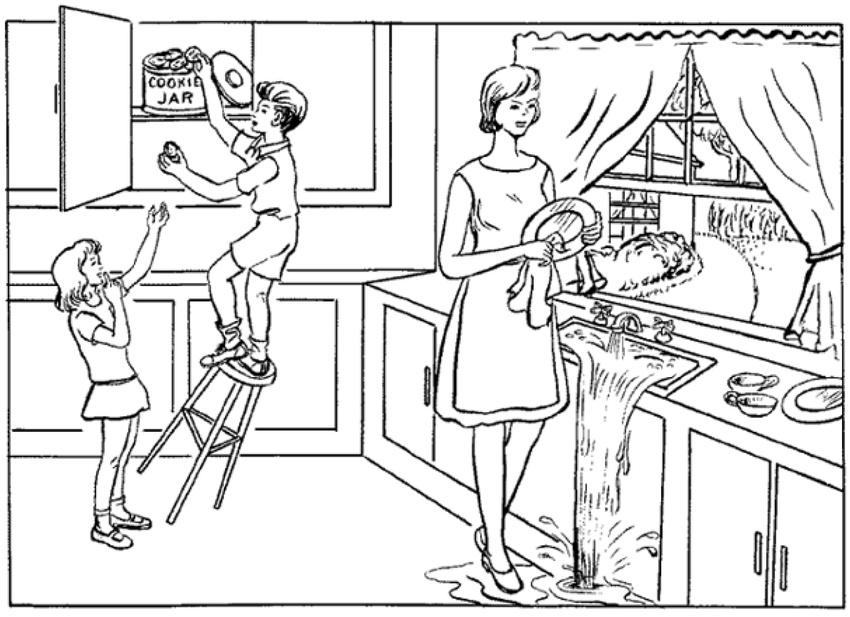
#> input picture cookie_theft.jpeg, 850 x 617 px, given in place of the camera
$ python webcam_detector.py
#> lines starting #> are read from the running program, lines starting #| are printed output that depends on the picture; after the words box and inside, x2 and y2 are one past the last pixel; in counts of white or black regions, pixels touching at a corner belong together
"""
Webcam Eye Detector (OpenCV Version)
Captures video from webcam, detects faces and eyes using Haar Cascades.
This version uses OpenCV only - no MediaPipe dependency.
"""

import cv2
import numpy as np
from pathlib import Path

class WebcamEyeDetector:
    """Detects and extracts eye regions from webcam feed using OpenCV."""

    def __init__(self, img_size=(64, 64)):
        self.img_size = img_size
        self.cap = None

        # Load Haar Cascade classifiers
        cascade_path = cv2.data.haarcascades
        self.face_cascade = cv2.CascadeClassifier(cascade_path + 'haarcascade_frontalface_default.xml')
        self.eye_cascade = cv2.CascadeClassifier(cascade_path + 'haarcascade_eye.xml')

    def start_camera(self, camera_index=0):
        """Start webcam capture."""
        self.cap = cv2.VideoCapture(camera_index)

        if not self.cap.isOpened():
            raise RuntimeError("Could not open webcam!")

        # Set camera properties
        self.cap.set(cv2.CAP_PROP_FRAME_WIDTH, 640)
        self.cap.set(cv2.CAP_PROP_FRAME_HEIGHT, 480)
        self.cap.set(cv2.CAP_PROP_FPS, 30)

        print("Webcam started successfully!")
        return True

    def stop_camera(self):
        """Stop webcam capture."""
        if self.cap is not None:
            self.cap.release()
        cv2.destroyAllWindows()

    def get_eye_region(self, frame):
        """
        Extract eye regions from frame using Haar Cascades.

        Args:
            frame: Input frame

        Returns:
            Tuple of (left_eye, right_eye, bboxes)
        """
        gray = cv2.cvtColor(frame, cv2.COLOR_BGR2GRAY)

        # Detect faces
        faces = self.face_cascade.detectMultiScale(gray, 1.3, 5)

        if len(faces) == 0:
            return None, None, None, None

        # Get first face
        (x, y, w, h) = faces[0]
        face_roi = gray[y:y+h, x:x+w]
        face_roi_color = frame[y:y+h, x:x+w]

        # Detect eyes in face region
        eyes = self.eye_cascade.detectMultiScale(face_roi, 1.1, 5)

        if len(eyes) < 2:
            return None, None, None, None

        # Sort eyes by x-coordinate (left to right)
        eyes = sorted(eyes, key=lambda e: e[0])

        # Extract left and right eyes
        left_eye_bbox = eyes[0]
        right_eye_bbox = eyes[1] if len(eyes) > 1 else eyes[0]

        # Get eye regions
        (ex1, ey1, ew1, eh1) = left_eye_bbox
        left_eye = face_roi_color[ey1:ey1+eh1, ex1:ex1+ew1]

        (ex2, ey2, ew2, eh2) = right_eye_bbox
        right_eye = face_roi_color[ey2:ey2+eh2, ex2:ex2+ew2]

        # Convert to absolute coordinates
        left_bbox = (x + ex1, y + ey1, x + ex1 + ew1, y + ey1 + eh1)
        right_bbox = (x + ex2, y + ey2, x + ex2 + ew2, y + ey2 + eh2)

        return left_eye, right_eye, left_bbox, right_bbox

    # [89 lines left out: functions preprocess_eye, calculate_eye_aspect_ratio, not called in this run]

    def capture_frame(self):
        """
        Capture a single frame from webcam.

        Returns:
            Frame or None if capture failed
        """
        if self.cap is None or not self.cap.isOpened():
            return None

        ret, frame = self.cap.read()
#> frame is the input picture: shape (617, 850, 3); min 0, max 255, mean 223.8

        if not ret:
            return None

        return frame

    def process_frame(self, frame):
        """
        Process frame to extract both eyes.

        Args:
            frame: Input frame

        Returns:
            Dictionary with eye data
        """
        result = {
            'frame': frame,
            'left_eye': None,
            'right_eye': None,
            'left_eye_bbox': None,
            'right_eye_bbox': None,
            'left_eye_preprocessed': None,
            'right_eye_preprocessed': None,
            'left_ear': 0.0,
            'right_ear': 0.0,
            'face_detected': False
        }

        # Extract eyes
        left_eye, right_eye, left_bbox, right_bbox = self.get_eye_region(frame)
#> in get_eye_region, `faces = self.face_cascade.detectMultiScale(gray, 1.3, 5)`: faces = ()

        if left_eye is not None and right_eye is not None:
            result['left_eye'] = left_eye
            result['right_eye'] = right_eye
            result['left_eye_bbox'] = left_bbox
            result['right_eye_bbox'] = right_bbox
            result['left_eye_preprocessed'] = self.preprocess_eye(left_eye)
            result['right_eye_preprocessed'] = self.preprocess_eye(right_eye)
            result['left_ear'] = self.calculate_eye_aspect_ratio(left_eye)
            result['right_ear'] = self.calculate_eye_aspect_ratio(right_eye)
            result['face_detected'] = True

        return result

    # [17 lines left out: function draw_eye_boxes, not called in this run]


def test_webcam_detector():
    """Test the webcam eye detector."""
    print("""
    ╔══════════════════════════════════════════════════════════════════════╗
    ║              Webcam Eye Detector - Test Mode                         ║
    ╚══════════════════════════════════════════════════════════════════════╝
    """)

    detector = WebcamEyeDetector()

    try:
        # Start camera
        print("\nStarting webcam...")
        detector.start_camera()

        print("\nWebcam is running!")
        print("Press 'q' to quit")
        print("Press 's' to save current eye images")

        save_counter = 0

        while True:
            # Capture frame
            frame = detector.capture_frame()

            if frame is None:
                print("Failed to capture frame!")
                break

            # Process frame
            result = detector.process_frame(frame)
#> result = 10 items

            # Draw eye boxes
            if result['face_detected']:
                annotated = detector.draw_eye_boxes(
                    frame,
                    result['left_eye_bbox'],
                    result['right_eye_bbox']
                )

                # Display EAR values
                cv2.putText(annotated, f"Left EAR: {result['left_ear']:.3f}",
                           (10, 30), cv2.FONT_HERSHEY_SIMPLEX, 0.7, (0, 255, 0), 2)
                cv2.putText(annotated, f"Right EAR: {result['right_ear']:.3f}",
                           (10, 60), cv2.FONT_HERSHEY_SIMPLEX, 0.7, (0, 255, 0), 2)
            else:
                annotated = frame
                cv2.putText(annotated, "No face detected",
                           (10, 30), cv2.FONT_HERSHEY_SIMPLEX, 0.7, (0, 0, 255), 2)
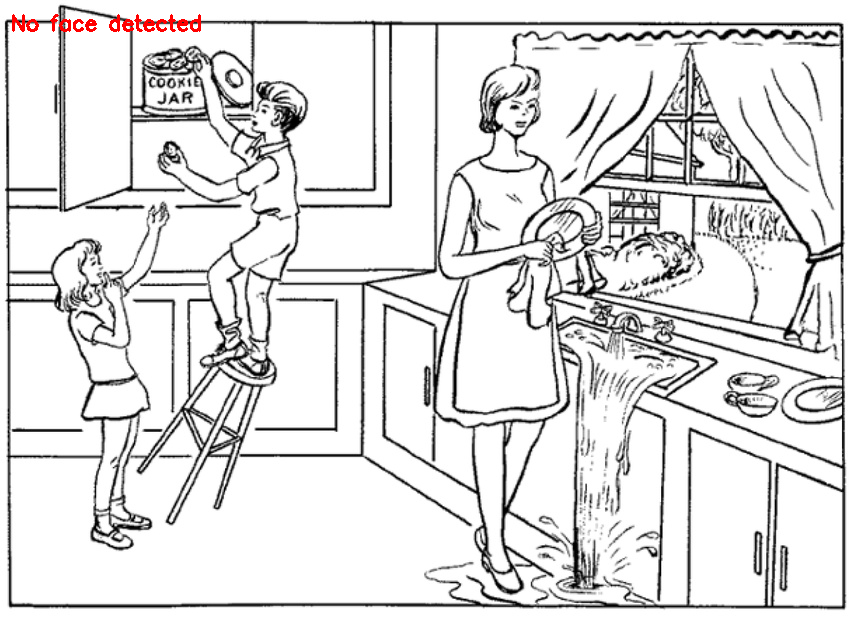
#> annotated: shape (617, 850, 3); 0.25% of pixels changed, all inside (x1, y1, x2, y2) = (12, 14, 201, 32)

            # Display frame
            cv2.imshow('Webcam Eye Detector', annotated)

            # Display individual eyes if detected
            if result['left_eye'] is not None:
                cv2.imshow('Left Eye', result['left_eye'])
            if result['right_eye'] is not None:
                cv2.imshow('Right Eye', result['right_eye'])

            # Handle key presses
            key = cv2.waitKey(1) & 0xFF
#> (key q is pressed here)

            if key == ord('q'):
                break
            elif key == ord('s') and result['face_detected']:
                # Save eye images
                if result['left_eye'] is not None:
                    cv2.imwrite(f'left_eye_{save_counter}.png', result['left_eye'])
                if result['right_eye'] is not None:
                    cv2.imwrite(f'right_eye_{save_counter}.png', result['right_eye'])
                print(f"Saved eye images: {save_counter}")
                save_counter += 1

    finally:
        detector.stop_camera()
        print("\nWebcam stopped.")


if __name__ == "__main__":
    test_webcam_detector()
